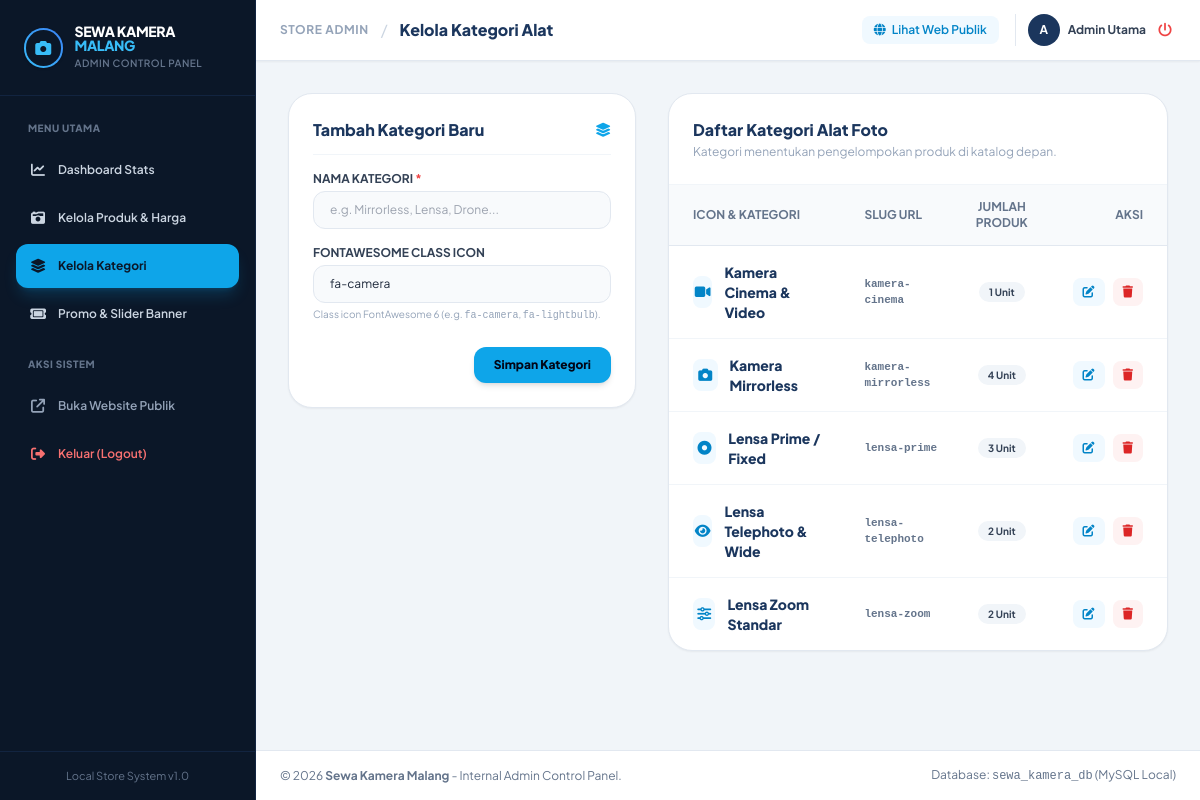
Screenshot of /admin/categories.php (signed in) with the database file from the repository.
### tables this page shows
CREATE TABLE `categories` (
  `id` INT AUTO_INCREMENT PRIMARY KEY,
  `name` VARCHAR(100) NOT NULL,
  `slug` VARCHAR(100) NOT NULL UNIQUE,
  `icon` VARCHAR(50) DEFAULT 'fa-camera',
  `created_at` TIMESTAMP DEFAULT CURRENT_TIMESTAMP
);

### admin/categories.php (the view, shortened to what this page needs)
<?php
$page_title = "Kelola Kategori Alat";
require_once __DIR__ . '/includes/header.php';
$edit_category = null;
$stmtCats = $pdo->query("SELECT c.*, (SELECT COUNT(*) FROM products WHERE category_id = c.id) as total_products FROM categories c ORDER BY c.name ASC");
$categories = $stmtCats->fetchAll();
?>
<div class="grid grid-cols-1 lg:grid-cols-12 gap-8">
    <div class="lg:col-span-5">
        <div class="bg-white rounded-3xl p-6 border border-slate-200 shadow-sm space-y-4">
            <h3 class="font-extrabold text-navybrand-800 text-base border-b border-slate-100 pb-3 flex items-center justify-between">
                <span><?php echo $edit_category ? 'Edit Kategori' : 'Tambah Kategori Baru'; ?></span>
                <i class="fa-solid fa-layer-group text-sky-500 text-sm"></i>
            </h3>
            <form action="categories.php" method="POST" class="space-y-4">
                <div>
                    <label class="block text-xs font-bold uppercase text-slate-700 mb-1">Nama Kategori <span class="text-red-500">*</span></label>
                    <input type="text" name="name" value="<?php echo $edit_category ? htmlspecialchars($edit_category['name']) : ''; ?>" required placeholder="e.g. Mirrorless, Lensa, Drone..." class="w-full bg-slate-50 border border-slate-200 rounded-xl px-4 py-2.5 text-xs text-slate-800 focus:outline-none focus:ring-2 focus:ring-sky-400">
                </div>
                <div>
                    <label class="block text-xs font-bold uppercase text-slate-700 mb-1">FontAwesome Class Icon</label>
                    <input type="text" name="icon" value="<?php echo $edit_category ? htmlspecialchars($edit_category['icon']) : 'fa-camera'; ?>" placeholder="e.g. fa-camera, fa-video, fa-paper-plane" class="w-full bg-slate-50 border border-slate-200 rounded-xl px-4 py-2.5 text-xs text-slate-800 focus:outline-none focus:ring-2 focus:ring-sky-400">
                    <span class="text-[10px] text-slate-400 block mt-1">Class icon FontAwesome 6 (e.g. <code>fa-camera</code>, <code>fa-lightbulb</code>).</span>
                </div>
                <div class="pt-2 flex items-center justify-end space-x-2">
                    <button type="submit" class="bg-sky-500 hover:bg-sky-400 text-slate-950 font-extrabold px-5 py-2.5 rounded-xl text-xs transition-all shadow-md">
                        <?php echo $edit_category ? 'Perbarui Kategori' : 'Simpan Kategori'; ?>
                    </button>
                </div>
            </form>
        </div>
    </div>
    <div class="lg:col-span-7">
        <div class="bg-white rounded-3xl border border-slate-200 shadow-sm overflow-hidden">
            <div class="p-6 border-b border-slate-100">
                <h3 class="font-extrabold text-navybrand-800 text-base">Daftar Kategori Alat Foto</h3>
                <p class="text-slate-400 text-xs mt-0.5">Kategori menentukan pengelompokan produk di katalog depan.</p>
            </div>
            <div class="overflow-x-auto">
                <table class="w-full text-left border-collapse text-xs">
                    <thead>
                        <tr class="bg-slate-50 text-slate-500 font-extrabold uppercase border-b border-slate-200">
                            <th class="py-3.5 px-6">Icon & Kategori</th>
                            <th class="py-3.5 px-4">Slug URL</th>
                            <th class="py-3.5 px-4 text-center">Jumlah Produk</th>
                            <th class="py-3.5 px-6 text-right">Aksi</th>
                        </tr>
                    </thead>
                    <tbody class="divide-y divide-slate-100 font-semibold text-slate-700">
                        <?php foreach ($categories as $cat): ?>
                        <tr class="hover:bg-slate-50/80 transition-colors">
                            <td class="py-4 px-6 flex items-center space-x-3">
                                <div class="w-8 h-8 rounded-lg bg-sky-50 text-sky-600 flex items-center justify-center text-sm font-bold">
                                    <i class="fa-solid <?php echo htmlspecialchars($cat['icon']); ?>"></i>
                                </div>
                                <span class="font-extrabold text-navybrand-800 text-sm"><?php echo htmlspecialchars($cat['name']); ?></span>
                            </td>
                            <td class="py-4 px-4 text-slate-500 font-mono text-[11px]"><?php echo htmlspecialchars($cat['slug']); ?></td>
                            <td class="py-4 px-4 text-center">
                                <span class="bg-slate-100 text-slate-700 px-2.5 py-1 rounded-full text-[10px] font-bold">
                                    <?php echo $cat['total_products']; ?> Unit
                                </span>
                            </td>
                            <td class="py-4 px-6 text-right">
                                <div class="flex items-center justify-end space-x-2">
                                    <a href="categories.php?action=edit&id=<?php echo $cat['id']; ?>" class="bg-sky-50 hover:bg-sky-500 hover:text-white text-sky-600 px-2.5 py-1.5 rounded-lg text-xs font-bold transition-colors">
                                        <i class="fa-solid fa-pen-to-square"></i>
                                    </a>
                                    <a href="categories.php?action=delete&id=<?php echo $cat['id']; ?>" onclick="return confirm('Hapus kategori ini?');" class="bg-red-50 hover:bg-red-500 hover:text-white text-red-600 px-2.5 py-1.5 rounded-lg text-xs font-bold transition-colors">
                                        <i class="fa-solid fa-trash"></i>
                                    </a>
                                </div>
                            </td>
                        </tr>
                        <?php endforeach; ?>
                    </tbody>
                </table>
            </div>
        </div>
    </div>
</div>
<?php require_once __DIR__ . '/includes/footer.php'; ?>

### admin/includes/header.php (shortened to what this page needs)
<?php
$current_admin_page = basename($_SERVER['PHP_SELF']);
?>
<!DOCTYPE html>
<html lang="id">
<head>
    <link rel="stylesheet" href="https://cdnjs.cloudflare.com/ajax/libs/font-awesome/6.4.0/css/all.min.css">
    <script src="https://cdn.tailwindcss.com"></script>
</head>
<body class="bg-slate-100 text-slate-800 min-h-screen flex flex-col md:flex-row">
    <?php require_once __DIR__ . '/sidebar.php'; ?>
    <div class="flex-grow flex flex-col min-w-0">
        <header class="bg-white border-b border-slate-200 py-3.5 px-6 flex items-center justify-between shadow-sm">
            <div class="flex items-center space-x-3">
                <span class="text-xs font-bold text-slate-400 uppercase tracking-wider">Store Admin</span>
                <span class="text-slate-300">/</span>
                <h1 class="text-sm md:text-base font-extrabold text-navybrand-800">
                    <?php echo isset($page_title) ? htmlspecialchars($page_title) : 'Dashboard Overview'; ?>
                </h1>
            </div>
            <div class="flex items-center space-x-4 text-xs font-semibold">
                <a href="../index.php" target="_blank" class="hidden sm:inline-flex items-center space-x-1.5 text-sky-600 hover:text-sky-700 bg-sky-50 px-3 py-1.5 rounded-lg">
                    <i class="fa-solid fa-globe"></i>
                    <span>Lihat Web Publik</span>
                </a>
                <div class="flex items-center space-x-2 pl-3 border-l border-slate-200">
                    <div class="w-8 h-8 rounded-full bg-navybrand-800 text-white flex items-center justify-center font-bold">
                        A
                    </div>
                    <span class="hidden sm:inline text-slate-700 font-bold"><?php echo htmlspecialchars($_SESSION['admin_name']); ?></span>
                    <a href="logout.php" class="text-red-500 hover:text-red-700 p-1 ml-2" title="Logout">
                        <i class="fa-solid fa-power-off text-sm"></i>
                    </a>
                </div>
            </div>
        </header>
        <main class="p-6 md:p-8 flex-grow">

### admin/includes/sidebar.php
<aside class="w-full md:w-64 bg-navybrand-950 text-slate-300 flex-shrink-0 border-r border-navybrand-900 flex flex-col justify-between">
    <div>
        <div class="p-6 border-b border-navybrand-900 flex items-center space-x-3">
            <div class="w-10 h-10 rounded-full bg-gradient-to-tr from-sky-400 to-blue-500 p-0.5 shadow">
                <div class="w-full h-full bg-navybrand-950 rounded-full flex items-center justify-center">
                    <i class="fa-solid fa-camera text-sky-400"></i>
                </div>
            </div>
            <div>
                <span class="block text-sm font-extrabold text-white tracking-tight leading-none">
                    SEWA KAMERA <span class="text-sky-400">MALANG</span>
                </span>
                <span class="text-[10px] text-slate-500 font-semibold uppercase tracking-wider block mt-1">Admin Control Panel</span>
            </div>
        </div>
        <nav class="p-4 space-y-1 text-xs font-semibold">
            <span class="text-[10px] font-extrabold uppercase text-slate-500 tracking-wider px-3 py-2 block">Menu Utama</span>
            <a href="index.php" class="flex items-center space-x-3 px-3.5 py-3 rounded-xl transition-all <?php echo ($current_admin_page == 'index.php') ? 'bg-sky-500 text-navybrand-950 font-bold shadow-lg shadow-sky-500/20' : 'hover:bg-navybrand-900 hover:text-white'; ?>">
                <i class="fa-solid fa-chart-line text-sm w-4 text-center"></i>
                <span>Dashboard Stats</span>
            </a>
            <a href="products.php" class="flex items-center space-x-3 px-3.5 py-3 rounded-xl transition-all <?php echo ($current_admin_page == 'products.php' || $current_admin_page == 'product-form.php') ? 'bg-sky-500 text-navybrand-950 font-bold shadow-lg shadow-sky-500/20' : 'hover:bg-navybrand-900 hover:text-white'; ?>">
                <i class="fa-solid fa-camera-retro text-sm w-4 text-center"></i>
                <span>Kelola Produk & Harga</span>
            </a>
            <a href="categories.php" class="flex items-center space-x-3 px-3.5 py-3 rounded-xl transition-all <?php echo ($current_admin_page == 'categories.php') ? 'bg-sky-500 text-navybrand-950 font-bold shadow-lg shadow-sky-500/20' : 'hover:bg-navybrand-900 hover:text-white'; ?>">
                <i class="fa-solid fa-layer-group text-sm w-4 text-center"></i>
                <span>Kelola Kategori</span>
            </a>
            <a href="promos.php" class="flex items-center space-x-3 px-3.5 py-3 rounded-xl transition-all <?php echo ($current_admin_page == 'promos.php') ? 'bg-sky-500 text-navybrand-950 font-bold shadow-lg shadow-sky-500/20' : 'hover:bg-navybrand-900 hover:text-white'; ?>">
                <i class="fa-solid fa-ticket text-sm w-4 text-center"></i>
                <span>Promo & Slider Banner</span>
            </a>
            <span class="text-[10px] font-extrabold uppercase text-slate-500 tracking-wider px-3 py-2 block pt-4">Aksi Sistem</span>
            <a href="../index.php" target="_blank" class="flex items-center space-x-3 px-3.5 py-3 rounded-xl hover:bg-navybrand-900 hover:text-white transition-all text-slate-400">
                <i class="fa-solid fa-arrow-up-right-from-square text-sm w-4 text-center"></i>
                <span>Buka Website Publik</span>
            </a>
            <a href="logout.php" class="flex items-center space-x-3 px-3.5 py-3 rounded-xl hover:bg-red-500/20 hover:text-red-400 text-red-400 transition-all">
                <i class="fa-solid fa-right-from-bracket text-sm w-4 text-center"></i>
                <span>Keluar (Logout)</span>
            </a>
        </nav>
    </div>
    <div class="p-4 border-t border-navybrand-900 text-[11px] text-slate-500 text-center">
        <p>Local Store System v1.0</p>
    </div>
</aside>

### admin/includes/footer.php
        </main>
        <footer class="bg-white border-t border-slate-200 py-4 px-6 text-xs text-slate-500 text-center flex flex-col sm:flex-row justify-between items-center gap-2">
            <p>&copy; <?php echo date('Y'); ?> <strong>Sewa Kamera Malang</strong> - Internal Admin Control Panel.</p>
            <p>Database: <code>sewa_kamera_db</code> (MySQL Local)</p>
        </footer>
    </div>
</body>
</html>

### admin/includes/header.php (style rules this page uses)
body { font-family: 'Plus Jakarta Sans', sans-serif; }

### rows the page displays
categories: name "Kamera Cinema & Video", slug "kamera-cinema", total_products "1"
categories: name "Kamera Mirrorless", slug "kamera-mirrorless", total_products "4"
categories: name "Lensa Prime / Fixed", slug "lensa-prime", total_products "3"
categories: name "Lensa Telephoto & Wide", slug "lensa-telephoto", total_products "2"
categories: name "Lensa Zoom Standar", slug "lensa-zoom", total_products "2"

### other values shown
$page_title "Kelola Kategori Alat"
$_SESSION['admin_name'] "Admin Utama"
